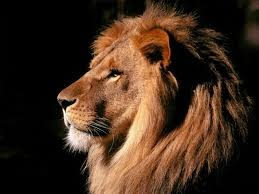
#> input picture Trabalho 1/material/image.jpg, 259 x 194 px, found by its file name
$ python Q5.py
#> lines starting #> are read from the running program, lines starting #| are printed output that depends on the picture
# 5)
# Uma imagem pode ser pensada como um sinal com duas variáveis independentes
# que, ao invés de ser o tempo, são as dimensões (vertical e horizontal), ou seja, x[nV , nH].
# Utilizando a imagem (image.jpeg) disponibilizada no SIGAA, faça:

from PIL import Image
import matplotlib.pyplot as plt

imagem = Image.open("Trabalho 1\material\image.jpg")
#> imagem is the input picture: PIL image 259x194 RGB; mean R, G, B 66, 45.1, 29.6

# a) x[−nV , nH]
imagem_A = imagem.transpose(Image.FLIP_TOP_BOTTOM)
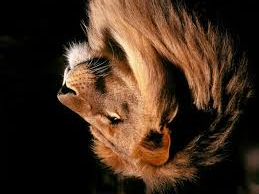
#> imagem_A: PIL image 259x194 RGB; mean R, G, B 66, 45.1, 29.6

#b) x[nV, -nH]
imagem_B = imagem.transpose(Image.FLIP_LEFT_RIGHT)
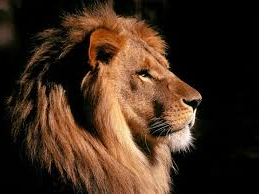
#> imagem_B: PIL image 259x194 RGB; mean R, G, B 66, 45.1, 29.6
plt.figure(figsize=(10, 5))

# c) x[nV - n0, nH]
n0 = 50
imagem_C = Image.new("RGB", imagem.size)
#> imagem_C: PIL image 259x194 RGB; every value is 0
imagem_C.paste(imagem, (0, n0))
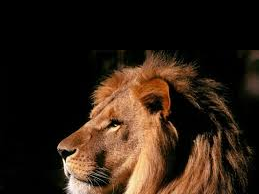
#> imagem_C: PIL image 259x194 RGB; mean R, G, B 47.7, 32.3, 20.8

# d) x[nV, nH - n1]
n1 = 50
imagem_D = Image.new("RGB", imagem.size)
imagem_D.paste(imagem, (n1, 0))
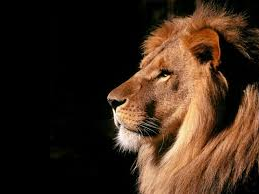
#> imagem_D: PIL image 259x194 RGB; mean R, G, B 60.9, 41.4, 27.3

# e) x[nV - n2, nH - n3]
n2, n3 = 50, 50
imagem_E = Image.new("RGB", imagem.size)
imagem_E.paste(imagem, (n3, n2))
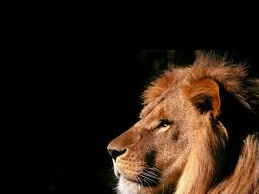
#> imagem_E: PIL image 259x194 RGB; mean R, G, B 43.3, 29.1, 18.8

# x[-nV, nH]
plt.subplot(2, 3, 1)
plt.title("x[-nV, nH])")
plt.imshow(imagem_A)
plt.axis("off")

# x[nV, -nH]
plt.subplot(2, 3, 2)
plt.title("x[nV, -nH])")
plt.imshow(imagem_B)
plt.axis("off")

# x[nV - n0, nH]
plt.subplot(2, 3, 3)
plt.title(f"x[nV - {n0}, nH]")
plt.imshow(imagem_C)
plt.axis("off")

# x[nV, nH - n1]
plt.subplot(2, 3, 4)
plt.title(f"x[nV, nH - {n1}]")
plt.imshow(imagem_D)
plt.axis("off")

# x[nV - n2, nH - n3]
plt.subplot(2, 3, 5)
plt.title(f"x[nV - {n2}, nH - {n3}]")
plt.imshow(imagem_E)
plt.axis("off")

plt.tight_layout()
plt.show()
